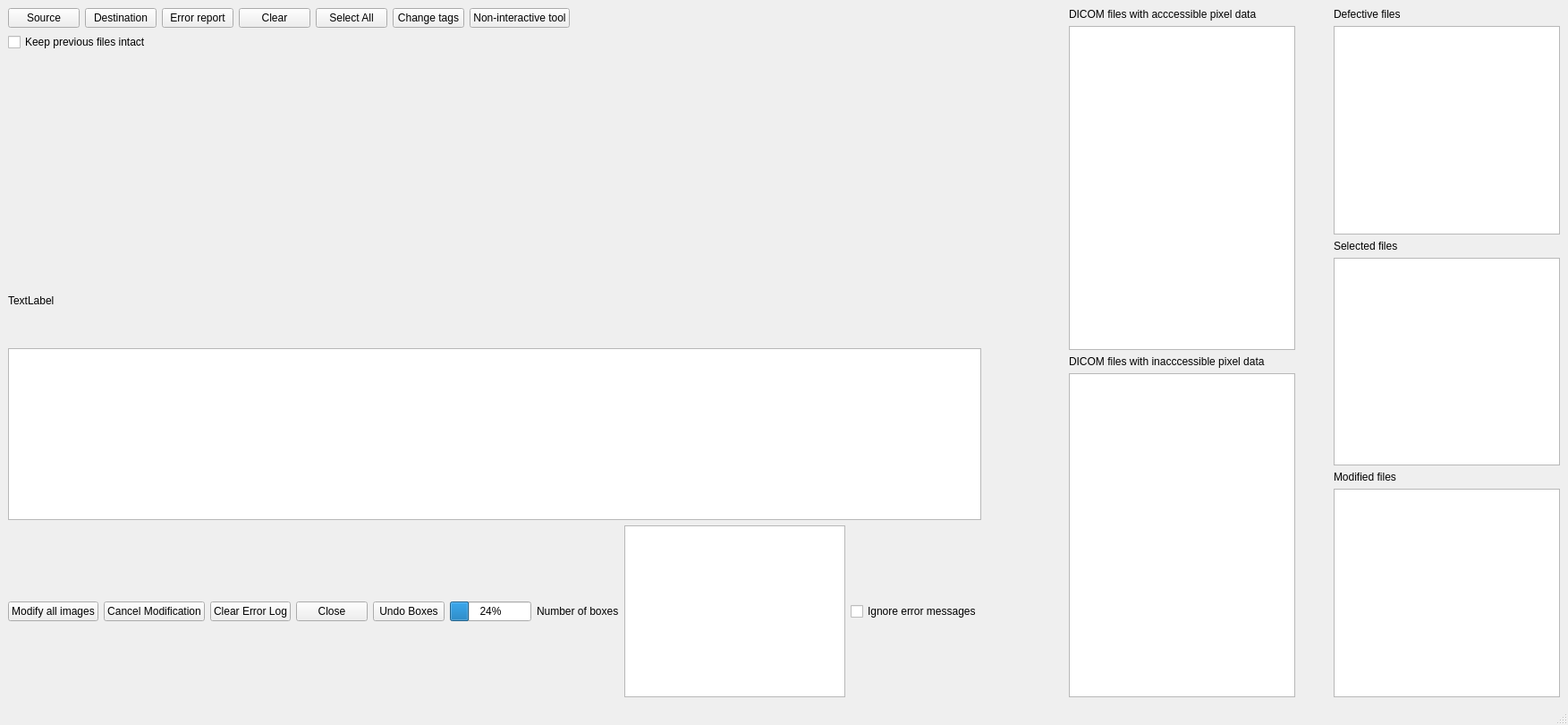
<?xml version="1.0" encoding="UTF-8"?>
<ui version="4.0">
 <class>MainWindow</class>
 <widget class="QMainWindow" name="MainWindow">
  <property name="geometry">
   <rect>
    <x>0</x>
    <y>0</y>
    <width>1753</width>
    <height>810</height>
   </rect>
  </property>
  <property name="sizePolicy">
   <sizepolicy hsizetype="Fixed" vsizetype="Fixed">
    <horstretch>0</horstretch>
    <verstretch>0</verstretch>
   </sizepolicy>
  </property>
  <property name="windowTitle">
   <string>MainWindow</string>
  </property>
  <widget class="QWidget" name="centralwidget">
   <layout class="QGridLayout" name="gridLayout">
    <item row="0" column="0">
     <layout class="QHBoxLayout" name="horizontalLayout_6">
      <item>
       <layout class="QVBoxLayout" name="verticalLayout_8">
        <item>
         <layout class="QVBoxLayout" name="verticalLayout_5">
          <item>
           <layout class="QVBoxLayout" name="verticalLayout_4">
            <item>
             <layout class="QHBoxLayout" name="horizontalLayout">
              <item>
               <widget class="QPushButton" name="selectFile">
                <property name="text">
                 <string>Source</string>
                </property>
               </widget>
              </item>
              <item>
               <widget class="QPushButton" name="destSelect">
                <property name="text">
                 <string>Destination</string>
                </property>
               </widget>
              </item>
              <item>
               <widget class="QPushButton" name="ErrorButton">
                <property name="text">
                 <string>Error report</string>
                </property>
               </widget>
              </item>
              <item>
               <widget class="QPushButton" name="clearButton">
                <property name="text">
                 <string>Clear</string>
                </property>
               </widget>
              </item>
              <item>
               <widget class="QPushButton" name="selectAll">
                <property name="text">
                 <string>Select All</string>
                </property>
               </widget>
              </item>
              <item>
               <widget class="QPushButton" name="tagChanger">
                <property name="text">
                 <string>Change tags</string>
                </property>
               </widget>
              </item>
              <item>
               <widget class="QPushButton" name="nonUIoption">
                <property name="text">
                 <string>Non-interactive tool</string>
                </property>
               </widget>
              </item>
              <item>
               <spacer name="horizontalSpacer">
                <property name="orientation">
                 <enum>Qt::Horizontal</enum>
                </property>
                <property name="sizeHint" stdset="0">
                 <size>
                  <width>40</width>
                  <height>20</height>
                 </size>
                </property>
               </spacer>
              </item>
             </layout>
            </item>
            <item>
             <widget class="QCheckBox" name="prevFileCheck">
              <property name="text">
               <string>Keep previous files intact</string>
              </property>
             </widget>
            </item>
            <item>
             <spacer name="verticalSpacer">
              <property name="orientation">
               <enum>Qt::Vertical</enum>
              </property>
              <property name="sizeHint" stdset="0">
               <size>
                <width>20</width>
                <height>40</height>
               </size>
              </property>
             </spacer>
            </item>
           </layout>
          </item>
          <item>
           <widget class="imageaction" name="label">
            <property name="sizePolicy">
             <sizepolicy hsizetype="Expanding" vsizetype="Expanding">
              <horstretch>0</horstretch>
              <verstretch>0</verstretch>
             </sizepolicy>
            </property>
            <property name="text">
             <string/>
            </property>
           </widget>
          </item>
         </layout>
        </item>
        <item>
         <spacer name="verticalSpacer_3">
          <property name="orientation">
           <enum>Qt::Vertical</enum>
          </property>
          <property name="sizeHint" stdset="0">
           <size>
            <width>20</width>
            <height>40</height>
           </size>
          </property>
         </spacer>
        </item>
        <item>
         <layout class="QVBoxLayout" name="verticalLayout_7">
          <item>
           <widget class="rubberrect" name="bigImageLabel">
            <property name="sizePolicy">
             <sizepolicy hsizetype="Expanding" vsizetype="Expanding">
              <horstretch>0</horstretch>
              <verstretch>0</verstretch>
             </sizepolicy>
            </property>
            <property name="text">
             <string>TextLabel</string>
            </property>
           </widget>
          </item>
          <item>
           <spacer name="verticalSpacer_2">
            <property name="orientation">
             <enum>Qt::Vertical</enum>
            </property>
            <property name="sizeHint" stdset="0">
             <size>
              <width>20</width>
              <height>40</height>
             </size>
            </property>
           </spacer>
          </item>
          <item>
           <widget class="QTextEdit" name="errorEdit"/>
          </item>
          <item>
           <layout class="QHBoxLayout" name="horizontalLayout_5">
            <item>
             <widget class="QPushButton" name="modifyTheImage">
              <property name="text">
               <string>Modify all images</string>
              </property>
             </widget>
            </item>
            <item>
             <widget class="QPushButton" name="closeBigImage">
              <property name="text">
               <string>Cancel Modification</string>
              </property>
             </widget>
            </item>
            <item>
             <widget class="QPushButton" name="clearError">
              <property name="text">
               <string>Clear Error Log</string>
              </property>
             </widget>
            </item>
            <item>
             <widget class="QPushButton" name="errorClose">
              <property name="text">
               <string>Close</string>
              </property>
             </widget>
            </item>
            <item>
             <widget class="QPushButton" name="refresh">
              <property name="text">
               <string>Undo Boxes</string>
              </property>
             </widget>
            </item>
            <item>
             <widget class="QProgressBar" name="progressBar">
              <property name="value">
               <number>24</number>
              </property>
             </widget>
            </item>
            <item>
             <widget class="QLabel" name="boxesLabel">
              <property name="text">
               <string>Number of boxes</string>
              </property>
             </widget>
            </item>
            <item>
             <widget class="QTextEdit" name="boxes"/>
            </item>
            <item>
             <widget class="QCheckBox" name="dontShowError">
              <property name="text">
               <string>Ignore error messages</string>
              </property>
             </widget>
            </item>
           </layout>
          </item>
         </layout>
        </item>
       </layout>
      </item>
      <item>
       <spacer name="horizontalSpacer_9">
        <property name="orientation">
         <enum>Qt::Horizontal</enum>
        </property>
        <property name="sizeHint" stdset="0">
         <size>
          <width>100</width>
          <height>20</height>
         </size>
        </property>
       </spacer>
      </item>
      <item>
       <layout class="QHBoxLayout" name="horizontalLayout_4">
        <item>
         <layout class="QVBoxLayout" name="verticalLayout_9">
          <item>
           <widget class="QLabel" name="listLabel">
            <property name="text">
             <string>DICOM files with acccessible pixel data</string>
            </property>
           </widget>
          </item>
          <item>
           <widget class="QTableView" name="listOfImages"/>
          </item>
          <item>
           <widget class="QLabel" name="listDPD">
            <property name="text">
             <string>DICOM files with inacccessible pixel data</string>
            </property>
           </widget>
          </item>
          <item>
           <widget class="QTableView" name="listOfdefectedPixelData"/>
          </item>
         </layout>
        </item>
        <item>
         <spacer name="horizontalSpacer_6">
          <property name="orientation">
           <enum>Qt::Horizontal</enum>
          </property>
          <property name="sizeHint" stdset="0">
           <size>
            <width>40</width>
            <height>20</height>
           </size>
          </property>
         </spacer>
        </item>
        <item>
         <layout class="QVBoxLayout" name="verticalLayout_6">
          <item>
           <widget class="QLabel" name="label_4">
            <property name="text">
             <string>Defective files</string>
            </property>
           </widget>
          </item>
          <item>
           <widget class="QListWidget" name="WrongList"/>
          </item>
          <item>
           <widget class="QLabel" name="label_2">
            <property name="text">
             <string>Selected files</string>
            </property>
           </widget>
          </item>
          <item>
           <widget class="QListWidget" name="selectedFiles"/>
          </item>
          <item>
           <widget class="QLabel" name="label_5">
            <property name="text">
             <string>Modified files</string>
            </property>
           </widget>
          </item>
          <item>
           <widget class="QListWidget" name="finishedList"/>
          </item>
         </layout>
        </item>
       </layout>
      </item>
     </layout>
    </item>
   </layout>
  </widget>
  <widget class="QStatusBar" name="statusbar"/>
 </widget>
 <customwidgets>
  <customwidget>
   <class>rubberrect</class>
   <extends>QLabel</extends>
   <header>rubberrect.h</header>
  </customwidget>
  <customwidget>
   <class>imageaction</class>
   <extends>QLabel</extends>
   <header>imageaction.h</header>
  </customwidget>
 </customwidgets>
 <resources/>
 <connections/>
</ui>
